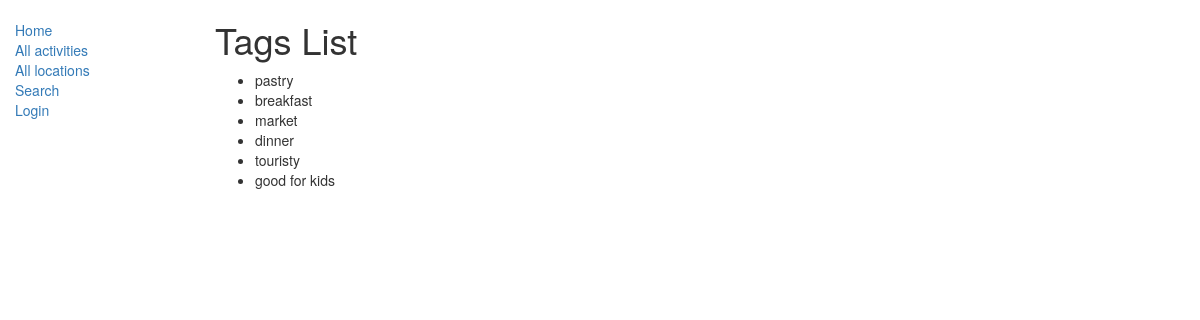
/catalog/tags/, run on an earlier commit of the app's database.
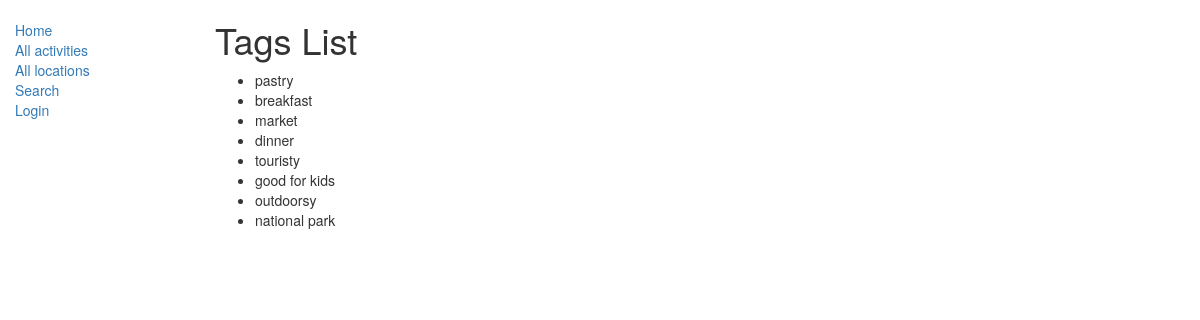
And on a later commit of the database.
### catalog/models.py (models this page shows, shortened)
class Tag(models.Model):
    tag = models.CharField(max_length=200, help_text='Enter a tag for this activity to help people find it.')

### catalog/views.py (the view)
class TagListView(generic.ListView):
    model = Tag

### catalog/templates/catalog/tag_list.html
{% extends "base_generic.html" %}
{% block content %}
    <h1>Tags List</h1>
    {% if tag_list %}
    <ul>
      {% for tag in tag_list %}
      <li>
        {{ tag.tag }}
      </li>
      {% endfor %}
    </ul>
    {% else %}
      <p>There are no tags yet. Can you think of a useful tag to add?</p>
    {% endif %}
{% endblock %}

What changed in the data, as far as the page shows it:
added Tag: tag "outdoorsy"
added Tag: tag "national park"
